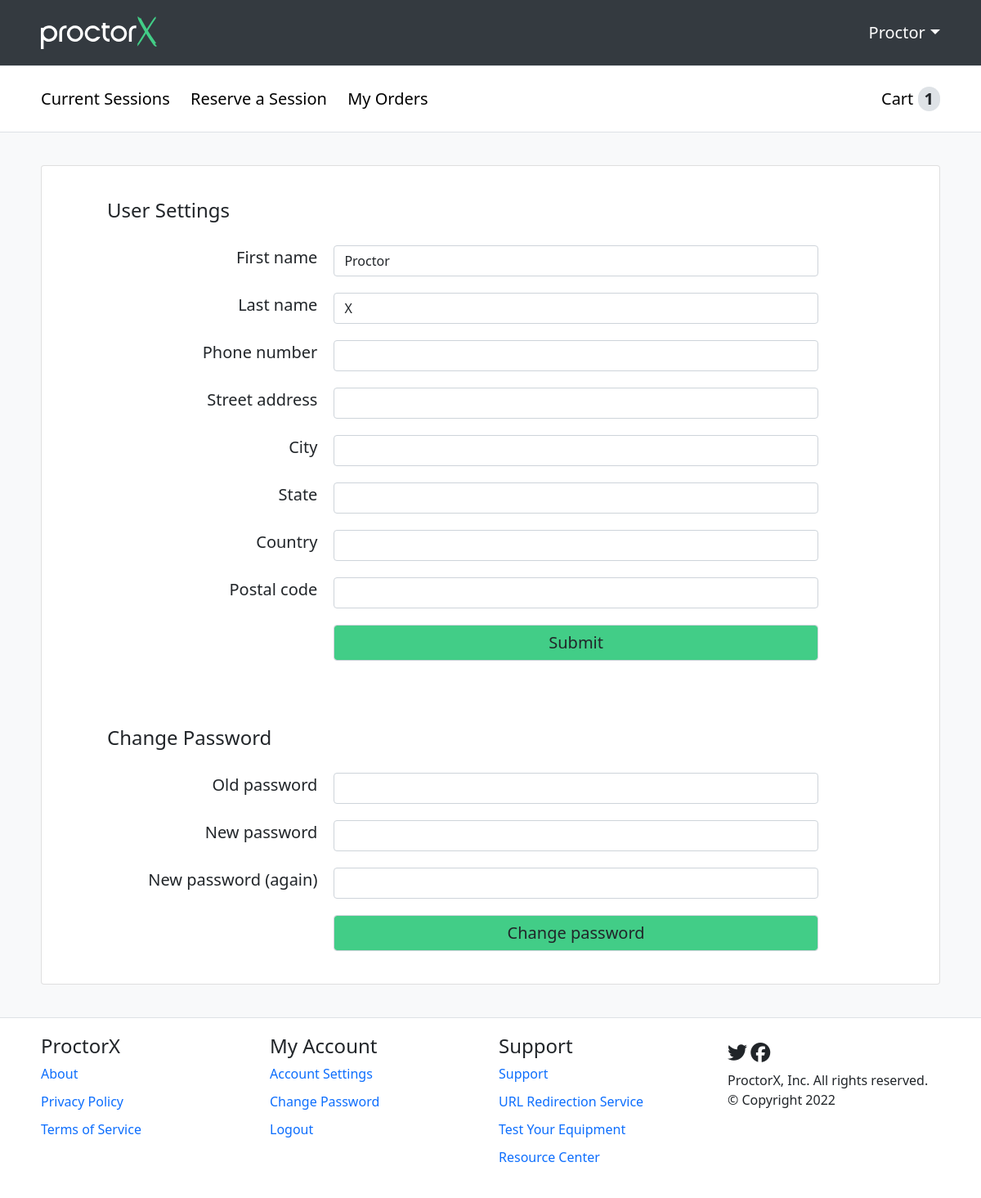
/student/settings (signed in), run on an earlier commit of the app's database.
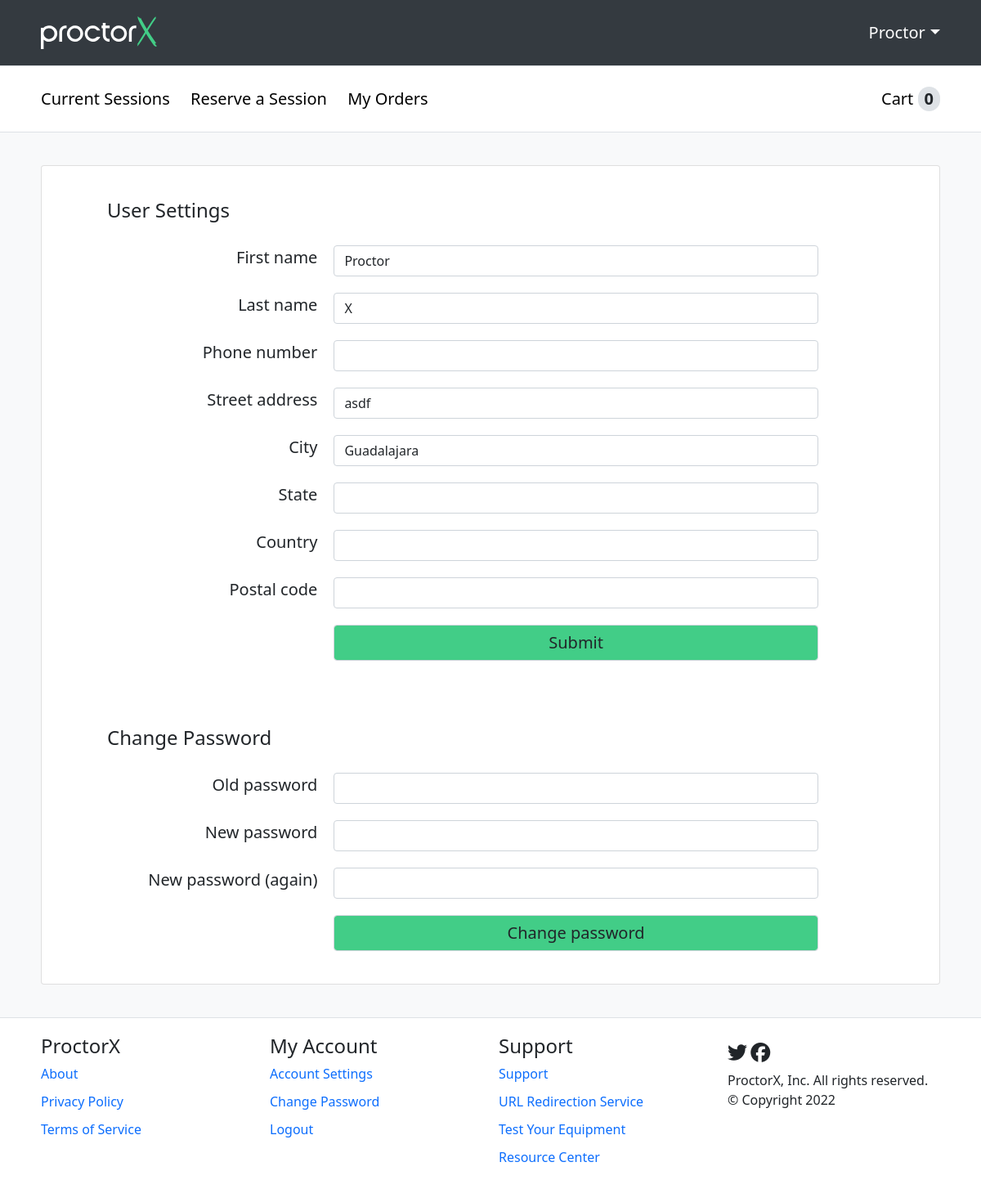
And on a later commit of the database.
### proctorx/models.py (models this page shows)
class Student(AbstractUser, PermissionsMixin):
    first_name = models.CharField(max_length=30)
    last_name = models.CharField(max_length=30)
    email = models.CharField(max_length=50, unique=True)
    country = models.CharField(max_length=30, blank=True, null=True)
    city = models.CharField(max_length=30, blank=True, null=True)
    state = models.CharField(max_length=30, blank=True, null=True)
    time_zone = models.CharField(max_length=30, blank=True, null=True)
    postal_code = models.CharField(max_length=10, blank=True, null=True)
    phone_number = models.CharField(max_length=20, blank=True, null=True)
    street_address = models.CharField(max_length=50, blank=True, null=True)
    is_staff = models.BooleanField(default=False)
    is_active = models.BooleanField(default=False)
    username = None
    USERNAME_FIELD = 'email'
    REQUIRED_FIELDS = ['first_name']
    objects = CustomAccountManager()
    def __str__(self):
        return self.first_name

### proctorx/views.py (the view, shortened to what this page needs)
# urls.py: path('student/settings', views.settings),
@ login_required(login_url='/login')
def settings(request):
    student_record = Student.objects.get(id=request.user.id)
    settings_data = {
        'first_name': student_record.first_name, 'last_name': student_record.last_name,
        'street_address': student_record.street_address, 'postal_code': student_record.postal_code, 'country': student_record.country,
        'city': student_record.city, 'state': student_record.state, 'phone_number': student_record.phone_number,
    }
    if request.method == 'GET':
        form = StudentSettings(initial=settings_data)
        form_password = ChangeStudentPassword(user=request.user)
        context = {'cart_items_number': get_cart_items_number(request.user), 'form': form, 'form_password': form_password}
        return render(request, 'settings.html', context=context)
    else:
        form = StudentSettings(initial=settings_data)
        context = {'form': form}
        return render(request, 'settings.html', context)

### proctorx/forms.py
class StudentSettings(ModelForm):
    class Meta:
        model = Student
        fields = ['first_name', 'last_name', 'phone_number', 'street_address', 'city', 'state', 'country', 'postal_code']
        widgets = {
            'first_name': TextInput(attrs={'class':'form-control'}),
            'last_name': TextInput(attrs={'class':'form-control'}),
            'phone_number': TextInput(attrs={'class':'form-control'}),
            'street_address': TextInput(attrs={'class':'form-control'}),
            'city': TextInput(attrs={'class':'form-control'}),
            'state': TextInput(attrs={'class':'form-control'}),
            'country': TextInput(attrs={'class':'form-control'}),
            'postal_code': TextInput(attrs={'class':'form-control'}),
        }

### proctorx/functions.py (called while the page is built)
def get_cart_items_number(user):
    result = len(Session.objects.filter(student_id = user.id).filter(session_status = 'Cart'))
    return result

### proctorx/templates/settings.html (shortened to what this page needs)
{% extends 'student_template.html' %}
{% block content %}
<div class="settings-container">
    <h4>User Settings</h4>
    <form method="POST" href="" class="settings-form">
        <label class="fs-5">First name</label>
        {{form.first_name}}
        <label class="fs-5">Last name</label>
        {{form.last_name}}
        <label class="fs-5">Phone number</label>
        {{form.phone_number}}
        <label class="fs-5">Street address</label>
        {{form.street_address}}
        <label class="fs-5">City</label>
        {{form.city}}
        <label class="fs-5">State</label>
        {{form.state}}
        <label class="fs-5">Country</label>
        {{form.country}}
        <label class="fs-5">Postal code</label>
        {{form.postal_code}}
        <input type="submit" value="Submit" name="Settings" class="form-control fs-5">
    </form>
    <h4 id="change-password">Change Password</h4>
    <form class="change-password-form" method="POST">
        <label class="fs-5">Old password</label>
        {{ form_password.old_password }}
        <label class="fs-5">New password</label>
        {{ form_password.new_password1 }}
        <label class="fs-5">New password (again)</label>
        {{ form_password.new_password2 }}
        <input type="submit" value="Change password" name="Change password" class="form-control fs-5">
    </form>
</div>
{% endblock %}

### proctorx/templates/student_template.html (shortened to what this page needs)
{% load static %}
<!DOCTYPE html>
<html lang="en">
<head>
    <link href="https://cdn.jsdelivr.net/npm/bootstrap@5.0.2/dist/css/bootstrap.min.css" rel="stylesheet"
>
    <link href="{% static 'fontawesome_free/css/all.min.css' %}" rel="stylesheet" type="text/css">
    <link rel="stylesheet" type="text/css" href={% static '/css/styles.css' %}>
</head>
<body>
    <header>
        <div class="header-wrapper scale-down">
            <div class="logo">
                <img class="brand-img" alt="ProctorX Logo" src={% static '/img/proctorX-white.svg' %}>
            </div>
            <div class="user-settings fs-5">
                {{ request.user }}
            </div>
        </div>
    </header>
    <div class="student-options-panel-wrapper">
        <div class="student-options-panel scale-down fs-5">
            <div class="student-links">
                <a class="session" href="session">Current Sessions</a>
                <a class="reserve" href="reservation">Reserve a Session</a>
                <a class="my-orders" href="order">My Orders</a>
            </div>
            <div class="student-cart-balance">
                <a class="cart" href="cart">Cart</a>
                <span class="student-cart-count">{{ cart_items_number }}</span>
            </div>
        </div>
    </div>
    <div class="main-wrapper">
        <main class="scale-down">
            {% block content %}
            {% endblock %}
        </main>
    </div>
    <div class="footer-wrapper">
        <footer class="scale-down">
            <div class="footer-options">
                <h4>ProctorX</h4>
                <div class="footer-sub-options fs-5">
                    <a class="fs-6">About</a>
                    <a class="fs-6">Privacy Policy</a>
                    <a class="fs-6">Terms of Service</a>
                </div>
            </div>
            <div class="footer-options">
                <h4>My Account</h4>
                <div class="footer-sub-options fs-5">
                    <a class="fs-6" href="/student/settings">Account Settings</a>
                    <a class="fs-6" href="/student/settings#change-password">Change Password</a>
                    <a class="fs-6" href="/logout">Logout</a>
                </div>
            </div>
            <div class="footer-options">
                <h4>Support</h4>
                <div class="footer-sub-options fs-5">
                    <a class="fs-6">Support</a>
                    <a class="fs-6">URL Redirection Service</a>
                    <a class="fs-6">Test Your Equipment</a>
                    <a class="fs-6">Resource Center</a>
                </div>
            </div>
            <div class="footer-options">
                <div class="footer-icons">
                    <a><span class="fab fa-twitter fa-xl"></span></a>
                    <a><span class="fab fa-facebook fa-xl"></span></a>
                </div>
                <div class="footer-signature">
                    <p>ProctorX, Inc. All rights reserved.</p>
                    <p>© Copyright 2022</p>
                </div>
            </div>
        </footer>
    </div>
</body>
</html>

What changed in the data, as far as the page shows it:
changed Student "Proctor": street_address (not shown) → "asdf"; city (not shown) → "Guadalajara"
Also different on the page:
{{ cart_items_number }}: "1" → "0"
